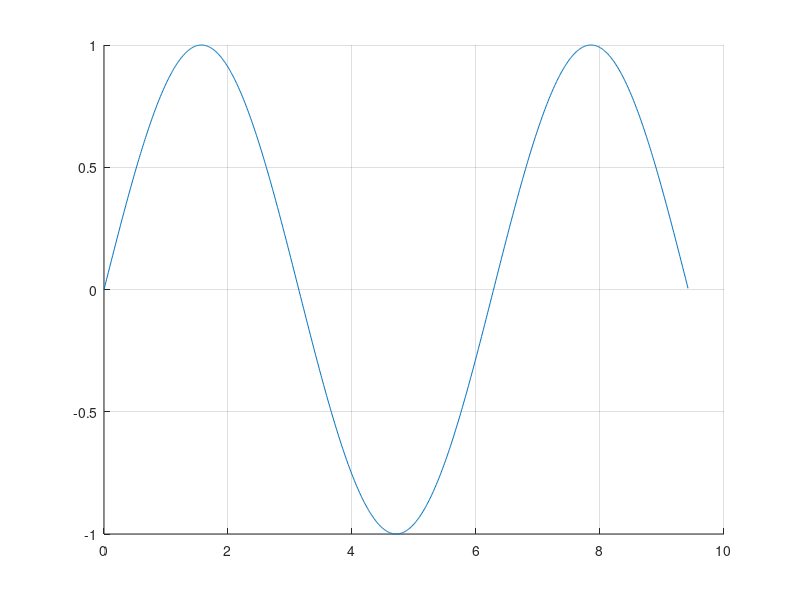

This chart was generated by the following MATLAB code: (Note: this script raises an error after producing the figure.)
%% Рахманов Данила Дмитриевич, 10 подгруппа, КР по алгебре
%% Задание 1
disp("задание 1")
figure;
hold on;
grid on;
x = 0:0.01:3*pi;
y=sin(x);
plot(x,y);
%% Задание 2
disp("задание 2")
x = rand()
if x >= 0.5
    y = x;
else
    y = 1 - x;
end
y
%% Задание 3
disp("задание 3")
syms x;
limit((1-x)/log(x),x,1)
%% Задание 4
disp("задание 4")
syms x;
limit(1 - (exp(-x)/x),x,Inf)
%% Задание 5
disp("задание 5")
syms x a;
limit((x-a)/log(x-a+1),x,a)
%% Задание 6
disp("задание 6")
x = 0.01:0.1:2*pi;
f = sin(x)./x;
g = exp(-x).*cos(x);

% 1
figure
axis equal;
grid on;
hold on;
plot(x,f);
title('f(x)');
xlabel('x');
ylabel('y');
legend('sin(x)/x');

figure
axis equal;
grid on;
hold on;
plot(x, g);
title('g(x)');
xlabel('x');
ylabel('y');
legend('exp(-x)*cos(x)');

% 2
figure
axis equal;
grid on;
hold on;
plot(x, f);
plot(x, g);
title('f(x), g(x)');
xlabel('x');
ylabel('y');
legend('sin(x)/x','exp(-x)*cos(x)');

% 3
figure
subplot(2,1,1)
axis equal;
grid on;
hold on;
plot(x, f);
title('f(x)');
xlabel('x');
ylabel('y');
legend('sin(x)/x');

subplot(2,1,2)
axis equal;
grid on;
hold on;
plot(x, g);
title('g(x)');
xlabel('x');
ylabel('y');
legend('exp(-x)*cos(x)');
%% Задание 7
disp("задание 7")
figure;
hold on;
grid on;
t = -2*pi:0.01:3*pi;
x = sin(t);
y = 2*cos(t);
plot(x,y);
%% Задание 8
disp("задание 8")
figure;
hold on;
grid on;
v = -pi:0.05*pi:pi; 
u = v';
x = 6*sin(u)*cos(v);
y = 6*sin(u)*sin(v); 
z = 3*cos(u)*ones(size(v)); 
surf(x, y, z);
[ux, uy, uz] = surfnorm(x, y, z); 
quiver3(x,y,z,ux,uy,uz,'Color', 'Black');
view(30, 30);
%% Задание 9
disp("задание 9")
figure;
hold on;
grid on;
a = 1;
b = 1;
c = 1;
[x, y]=meshgrid(-3:0.1:3);
z = ((x.^2/a.^2+y.^2/b.^2-1)*c^2).^0.5;
surf(x, y, abs(z));
surf(x, y, -abs(z));
view(30, 30);
%% Задание 10
disp("задание 10")
figure;
hold on;
grid on;
v = -4*pi:0.1*pi:4*pi;
u = v';
x = 2*u*cos(v);
y = 3*u*sin(v);
z = u*ones(size(v));
surf(x,y,z);
view(30,15);